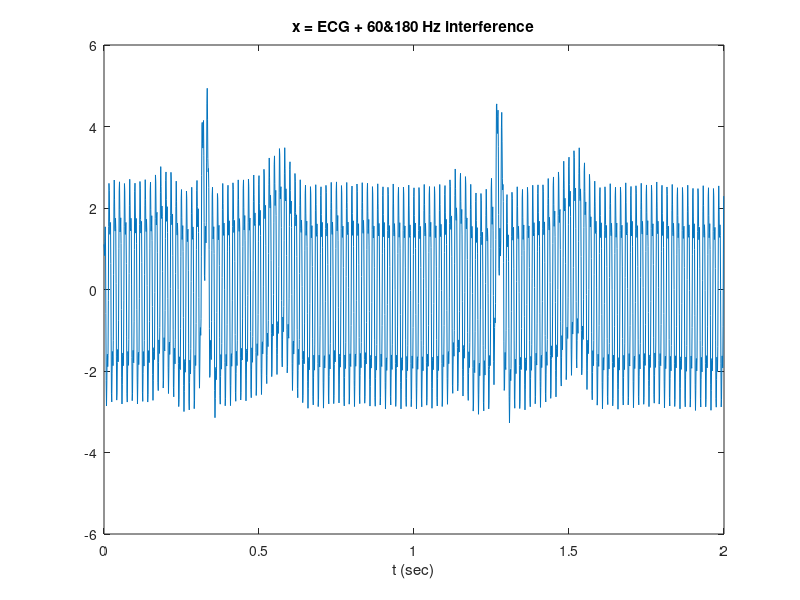
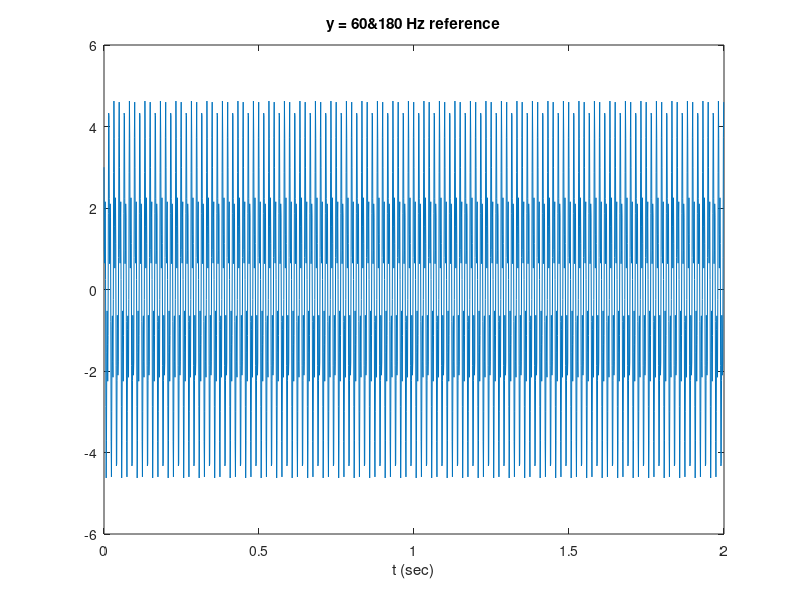
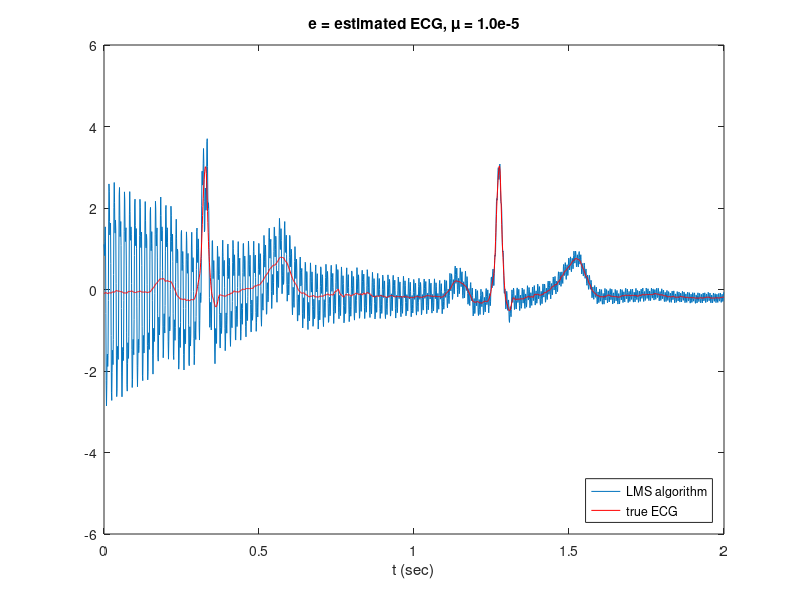
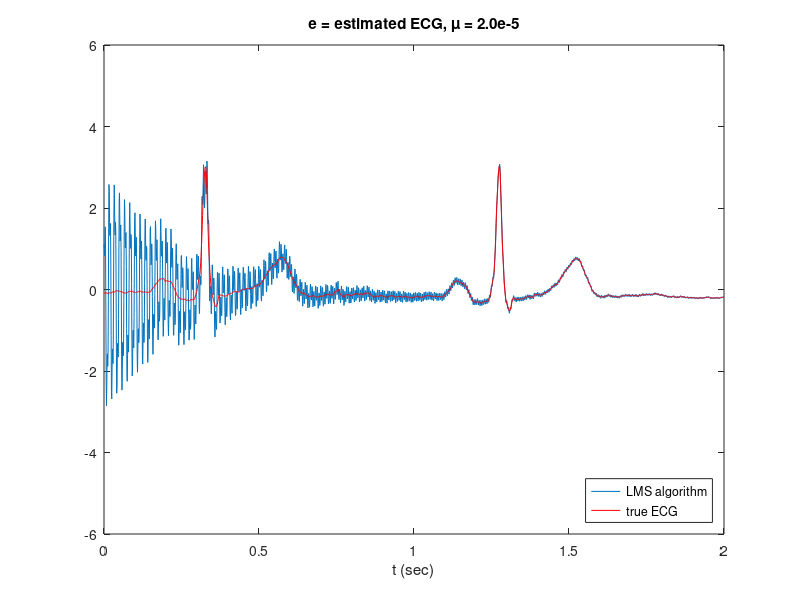

MATLAB code to generate these figures, in order: (Note: this script raises an error after producing the figures.)
%% 1.1: Adaptive cancellation of power-frequency interference
s = load('s60.dat'); % true ECG
x = load('x60.dat'); % ECG + 60 Hz + 180 Hz interference
y = load('y60.dat'); % 60 Hz + 180 Hz reference

fs = 1000; % sampling rate;

%% 1.1.a: Adaptive Wiener Filter
N = length(x);
M = 50;
mu = 1e-5;
h = zeros(M+1,1);   % initialize empty filter values
w = zeros(M+1,1);   % initialize internal state buffer
% LMS algorithm
for n = 1:N
    w(1) = y(n);    % load internal state buffer
    xHat(n) = h'*w; % use h and y(n) to estimate of x(n)
    e(n) = x(n) - xHat(n);  % error output
    h = h + 2*mu*e(n)*w;    % update filter weights
    w = [w(1); w(1:end-1)]; % update buffer
end

%
t = 0:1/fs:(2 - 1/fs);       % time index

figure
plot(t,x), title('x = ECG + 60&180 Hz interference'),xlabel('t (sec)')
axis([0, 2, -6, 6]);
%
figure
plot(t,y), title('y = 60&180 Hz reference'),xlabel('t (sec)')
axis([0, 2, -6, 6]);
%
figure
plot(t,e,t,s,'r'), title('e = estimated ECG, \mu = 1.0e-5'),xlabel('t (sec)')
axis([0, 2, -6, 6]), legend('LMS algorithm','true ECG','location','southeast')
%
%% 1.1.b: Repeat 1.1.a with mu = 2e-5
mu = 2e-5;

h = zeros(M+1,1);   % initialize empty filter values
w = zeros(M+1,1);   % initialize internal state buffer
% LMS algorithm
for n = 1:N
    w(1) = y(n);    % load internal state buffer
    xHat(n) = h'*w; % use h and y(n) to estimate of x(n)
    e(n) = x(n) - xHat(n);  % error output
    h = h + 2*mu*e(n)*w;    % update filter weights
    w = [w(1); w(1:end-1)]; % update buffer
end


% Note the slowing down of the LMS learning speed
figure
plot(t,e,t,s,'r'), title('e = estimated ECG, \mu = 2.0e-5'),xlabel('t (sec)')
axis([0, 2, -6, 6]), legend('LMS algorithm','true ECG','location','southeast')

%
% Experiment with different mus and determine the largets mu we can use
% without the LMS algorithm diverging
% mu = 1.0e-3; % signal is not exact but still useful
mu = 3.0e-3; % just barely converges
% mu = 3.1e-3; % mu diverges

h = zeros(M+1,1);   % initialize empty filter values
w = zeros(M+1,1);   % initialize internal state buffer
% LMS algorithm
for n = 1:N
    w(1) = y(n);    % load internal state buffer
    xHat(n) = h'*w; % use h and y(n) to estimate of x(n)
    e(n) = x(n) - xHat(n);  % error output
    h = h + 2*mu*e(n)*w;    % update filter weights
    w = [w(1); w(1:end-1)]; % update buffer
end

figure
plot(t,e,t,s,'r'), title('e = estimated ECG, \mu = 3.0e-3'),xlabel('t (sec)'),
axis([0, 2, -6, 6]), legend('LMS algorithm','true ECG','location','southeast')

%
%% 1.1.c: Repeat part 1.1.a with RLS algorithm, la = 0.99, delta = 0.1
la = 0.99; delta = 0.1; P = speye(M+1)/delta;
w = zeros(M+1,1); h = zeros(M+1,1); 

clear k; clear k1; clear e; clear eEst; clear xEst; 

% RLS algorithm
for n = 1:N
    w(1) = y(n);
    k = (1/la)*P*w;
    v = k'*w;
    mu = 1/(1 + v);
    k1 = mu*k;
    P = (1/la)*P - k1*k';
    P = (1/2)*(P + P');
    xEst = h'*w;
    eEst = x(n) - xEst;
    e(n) = mu*eEst;
    xEst = x(n) - e(n);
    h = h + eEst*k1;
    w = [w(1); w(1:end-1)];
end

figure
plot(t,e,t,s,'r'), title('e = estimated ECG, \lambda = 0.990, \delta = 0.1'),xlabel('t (sec)'),
axis([0, 2, -6, 6]), legend('RLS algorithm','true ECG','location','southeast')
%
% Repeat with delta = 10
la = 0.99; delta = 10; P = speye(M+1)/delta;
w = zeros(M+1,1); h = zeros(M+1,1); 

clear k; clear k1; clear e; clear eEst; clear xEst; 

% RLS algorithm
for n = 1:N
    w(1) = y(n);
    k = (1/la)*P*w;
    v = k'*w;
    mu = 1/(1 + v);
    k1 = mu*k;
    P = (1/la)*P - k1*k';
    P = (1/2)*(P + P');
    xEst = h'*w;
    eEst = x(n) - xEst;
    e(n) = mu*eEst;
    xEst = x(n) - e(n);
    h = h + eEst*k1;
    w = [w(1); w(1:end-1)];
end

figure
plot(t,e,t,s,'r'), title('e = estimated ECG, \lambda = 0.990, \delta = 10'),xlabel('t (sec)'),
axis([0, 2, -6, 6]), legend('RLS algorithm','true ECG','location','southeast')
%
% Repeat with delta = 100

la = 0.99; delta = 100; P = speye(M+1)/delta;
w = zeros(M+1,1); h = zeros(M+1,1); 

clear k; clear k1; clear e; clear eEst; clear xEst; 

% RLS algorithm
for n = 1:N
    w(1) = y(n);
    k = (1/la)*P*w;
    v = k'*w;
    mu = 1/(1 + v);
    k1 = mu*k;
    P = (1/la)*P - k1*k';
    P = (1/2)*(P + P');
    xEst = h'*w;
    eEst = x(n) - xEst;
    e(n) = mu*eEst;
    xEst = x(n) - e(n);
    h = h + eEst*k1;
    w = [w(1); w(1:end-1)];
end

figure
plot(t,e,t,s,'r'), title('e = estimated ECG, \lambda = 0.990, \delta = 100'),xlabel('t (sec)'),
axis([0, 2, -6, 6]), legend('RLS algorithm','true ECG','location','southeast')

%
% Repeat with delta = 1000
la = 0.99; delta = 1000; P = speye(M+1)/delta;
w = zeros(M+1,1); h = zeros(M+1,1); 

clear k; clear k1; clear e; clear eEst; clear xEst; 

% RLS algorithm
for n = 1:N
    w(1) = y(n);
    k = (1/la)*P*w;
    v = k'*w;
    mu = 1/(1 + v);
    k1 = mu*k;
    P = (1/la)*P - k1*k';
    P = (1/2)*(P + P');
    xEst = h'*w;
    eEst = x(n) - xEst;
    e(n) = mu*eEst;
    xEst = x(n) - e(n);
    h = h + eEst*k1;
    w = [w(1); w(1:end-1)];
end

figure
plot(t,e,t,s,'r'), title('e = estimated ECG, \lambda = 0.990, \delta = 1000'),xlabel('t (sec)'),
axis([0, 2, -6, 6]), legend('RLS algorithm','true ECG','location','southeast')

%% 1.1.d: Using a double notch filter to remove 60 & 180 Hz interference
[b1, a1, beta1] = parmeq(1, 0, 1/sqrt(2), 2*pi*60/fs, 2*pi*3/fs);
[b2, a2, beta2] = parmeq(1, 0, 1/sqrt(2), 2*pi*180/fs, 2*pi*3/fs);

y1 = filter(b1, a1, x);
y2 = filter(b2, a2, y1);


figure
plot(t,y1,t,s,'r'), title('filtered ECG - single notch'),xlabel('t (sec)'),
axis([0, 2, -6, 6]), legend('filtered','true ECG','location','southeast')

figure
plot(t,y2,t,s,'r'), title('filtered ECG - double notch'),xlabel('t (sec)'),
axis([0, 2, -6, 6]), legend('filtered','true ECG','location','southeast')

%% 1.1.e: Periodogram spectra
% Spectrum of x
f0 = 60; % Dominant frequency in [Hz]

[Px,f] = pwelch(x,[],[],[],fs);     % power spectrum estimate
Pdb = 10*log10(abs(Px));            % convert to dB

figure
plot(f/f0,Pdb); xlabel('f/f_0'), ylabel('dB'), 
axis([0, 8, -100, 5]),
grid on, title('|S_{xx}(f)|, ECG + 60&180 Hz noise')

% Spectrum of y
[Py,f] = pwelch(y,[],[],[],fs);     % power spectrum estimate
Pdb = 10*log10(abs(Py));            % convert to dB

figure
plot(f/f0,Pdb); xlabel('f/f_0'), ylabel('dB'), 
axis([0, 8, -100, 5]),
grid on, title('|S_{yy}(f)|, noise reference y')

%
% Spectrum of e

% Repeat of 2.1.a (e had been overwritten)
N = length(x);
M = 50;
mu = 1e-4;
h = zeros(M+1,1);   % initialize empty filter values
w = zeros(M+1,1);   % initialize internal state buffer
% LMS algorithm
for n = 1:N
    w(1) = y(n);    % load internal state buffer
    xHat(n) = h'*w; % use h and y(n) to estimate of x(n)
    e(n) = x(n) - xHat(n);  % error output
    h = h + 2*mu*e(n)*w;    % update filter weights
    w = [w(1); w(1:end-1)]; % update buffer
end

[Pe,f] = pwelch(e,[],[],[],fs);     % power spectrum estimate
Pdb = 10*log10(abs(Pe));            % convert to dB

figure
plot(f/f0,Pdb); xlabel('f/f_0'), ylabel('dB'), 
axis([0, 8, -100, 5]),
grid on, title('|S_{ee}(f)|, LMS-recovered ECG')

%
% Spectrum of double-notch filtered signal y2
[Py2,f] = pwelch(y2,[],[],[],fs);     % power spectrum estimate
Pdb = 10*log10(abs(Py2));            % convert to dB

figure
plot(f/f0,Pdb); xlabel('f/f_0'), ylabel('dB'), 
axis([0, 8, -100, 5]),
grid on, title('|S_{nf}(f)|, double-notch filtered')

%% 1.2: Adaptive separation of maternal and fetal ECGs

x = zmean(load('M1+B.dat'));    % maternal + fetal ECG
y = zmean(load('M2.dat'));      % maternal reference ECG from thorax

% fs = 1000; (same as previously defined)

[x, xMean] = zmean(x'); % Make x zero-mean and the mean value
[y, yMean] = zmean(y'); % Make y zero-mean and the mean value 

t = (1:length(x))/fs;       % time index scaled for plotting

figure
plot(t,x), title('mother + baby'),xlabel('t (sec)')
axis([0, 9.5, -1.1, 3.1])

figure
plot(t,y,'m'), title('mother reference'),xlabel('t (sec)')
axis([0, 9.5, -1.1, 3.1])

% Run LMS algorithm on x and y
N = length(x);
M = 90;              % Note: M < 50 did not extract enough interference
% and M > 150 started to smooth desired transients 
mu = 1e-3;
h = zeros(M+1,1);   % initialize empty filter values
w = zeros(M+1,1);   % initialize internal state buffer
% LMS algorithm
for n = 1:N
    w(1) = y(n);    % load internal state buffer
    xHat(n) = h'*w; % use h and y(n) to estimate of x(n)
    e(n) = x(n) - xHat(n);  % error output
    h = h + 2*mu*e(n)*w;    % update filter weights
    w = [w(1); w(1:end-1)]; % update buffer
end

figure
plot(t,e,'r'), title('baby ECG, LMS \mu = 0.0010'),xlabel('t (sec)')
axis([0, 9.5, -1, 1]);


% Repeat with mu = 1e-4

% Run LMS algorithm on x and y
N = length(x);
M = 90;              % Note: M = 1 even looked fine
mu = 1e-4;
h = zeros(M+1,1);   % initialize empty filter values
w = zeros(M+1,1);   % initialize internal state buffer
% LMS algorithm
for n = 1:N
    w(1) = y(n);    % load internal state buffer
    xHat(n) = h'*w; % use h and y(n) to estimate of x(n)
    e(n) = x(n) - xHat(n);  % error output
    h = h + 2*mu*e(n)*w;    % update filter weights
    w = [w(1); w(1:end-1)]; % update buffer
end

t = (1:length(x))/fs;       % time index scaled for plotting

figure
plot(t,e,'r'), title('baby ECG, LMS \mu = 0.0001'),xlabel('t (sec)')
axis([0, 9.5, -1, 1]);
 
%% 1.3: Filtering a noisy fetal heartbeat sound

[x,fs] = audioread('B+noise.wav');      % noisy heartbeat sound
[y,fs] = audioread('B-filtered.wav');   % filtered signal

% Note: fs = 22.05 [kHz]

t = (1:length(x))/fs;       % time index scaled for plotting

figure
plot(t,x), title('noisy heartbeat'),xlabel('t (sec)')
axis([0, 6.5, -0.5, 1])

% 1.3.a
[x, xMean] = zmean(x'); % Make x zero-mean and the mean value
[y, yMean] = zmean(y'); % Make y zero-mean and the mean value 


% Spectrum of x
[Px,f] = pwelch(x,[],[],[],fs);     % power spectrum estimate
Pdb = 10*log10(abs(Px));            % convert to dB


figure          % Note: There seems to be an offset of about -45 dB
plot(f/1000,Pdb); xlabel('f (kHz)'), ylabel('dB'), 
axis([0, 6, -90, 10]),
grid on, title('power spectrum - noisy heartbeat')

%
% 2.3.b Design an FIR LPF to filter out noise We see that the dominant
% frequency of the noisy and filtered signals is at about 500 Hz, and
% there's a dip just after that, so we'll try a passband-edge frequency of
% 500 Hz. This worked with M = 1000, but after reducing the filter order
% the pass-band edge frequency needed to be lowered. Acceptable results
% were obtained with it set to 250 Hz and M = 200. Tried it with M = 100
% and M = 125, but the results were too noisy. M = 150 worked fine enough.
% Results closer to that in the figure given can be obtained by increasing
% the pass-band edge and increasing the filter order, but since the design
% specs are to minimize M, I chose to keep it at Fp = 250 Hz and M = 150.
% So the cut-off is not as steep, but the results are still acceptable and
% the order is lower.

N = length(x);
M   = 150;        % FIR filter order
Fp  = 250;        % 600 Hz passband-edge frequency
Fs  = fs;         % 22.05 kHz sampling frequency
Rp  = 0.00057565; % Corresponds to 0.01 dB peak-to-peak ripple
Rst = 1e-4;       % Corresponds to 80 dB stopband attenuation

Num = firceqrip(M,Fp/(Fs/2),[Rp Rst],'passedge'); % eqnum = vec of coeffs
% fvtool(Num,'Fs',Fs,'Color','White') % Visualize filter

yFilt = filter(Num,1,x);


% Spectrum of y
[Py,f] = pwelch(yFilt,[],[],[],fs);     % power spectrum estimate
Pdb = 10*log10(abs(Py));            % convert to dB

figure          % Note: There seems to be an offset of about -45 dB
plot(f/1000,Pdb,'r'); xlabel('f (kHz)'), ylabel('dB'), 
axis([0, 6, -135, -35]),
grid on, title('power spectrum - filtered heartbeat')

figure
plot(t,yFilt, 'r'), axis ([0, 6.5, -0.5, 1]), title('filtered heartbeat'),
xlabel('t (sec)')

yFilt = yFilt/max(abs(yFilt)); % normalize for audio output

audiowrite('Filtered_Heartbeat.wav',yFilt,fs);

%
% soundsc(yFilt,fs)

%
[x,fs] = audioread('M1+B.wav'); % Mother + baby
[y,fs] = audioread('M2.wav');   % Mother's thorax

N = length(x);
% fs = 22.05 [kHz]

[x, xMean] = zmean(x'); % Make x zero-mean and the mean value
[y, yMean] = zmean(y'); % Make y zero-mean and the mean value 

t = (1:length(x))/fs;       % time index scaled for plotting

figure
plot(t,x),title('mother + baby''s heartbeat sound'),
axis([0, 6.5, -0.4, 0.4]), xlabel('t (sec)'), grid on 

figure
plot(t,y),title('mother''s heartbeat sound'),
axis([0, 6.5, -0.4, 0.4]), xlabel('t (sec)'), grid on 

% Run LMS algorithm on x and y
N = length(x);
M = 500;              
mu = 1e-3;
h = zeros(M+1,1);   % initialize empty filter values
w = zeros(M+1,1);   % initialize internal state buffer
% LMS algorithm
for n = 1:N
    w(1) = y(n);    % load internal state buffer
    xHat(n) = h'*w; % use h and y(n) to estimate of x(n)
    e(n) = x(n) - xHat(n);  % error output
    h = h + 2*mu*e(n)*w;    % update filter weights
    w = [w(1); w(1:end-1)]; % update buffer
end

figure
plot(t,e,'r'), title('baby''s heartbeat sound'),xlabel('t (sec)')
axis([0, 6.5, -0.4, 0.4]), xlabel('t (sec)'), grid on 

e = e/max(abs(e));

audiowrite('LMS_Heartbeat.wav',e,fs);

%
% soundsc(e,fs)